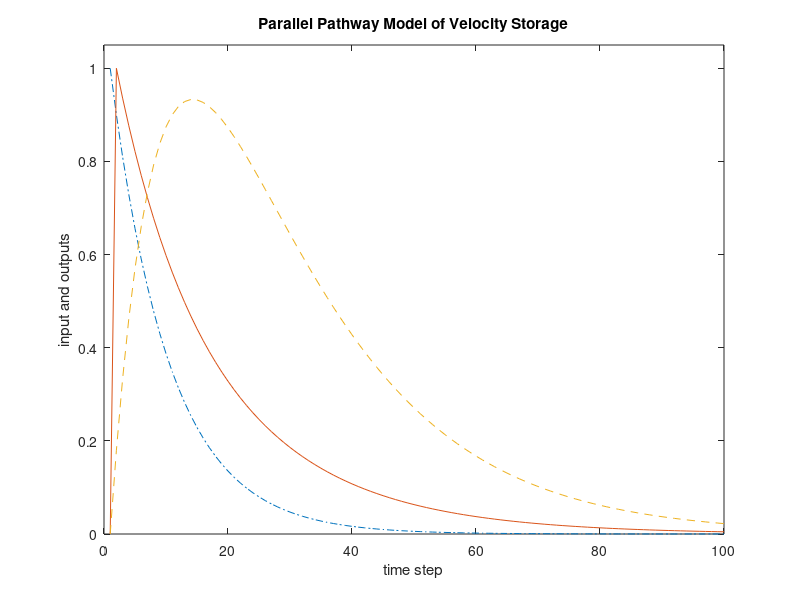

This figure's MATLAB source:
% sn2Raphan.m
% this script attempts a rough simulation
% of velocity storage as modeled by Raphan; 
% it has one input and two neurons

% set connection weights
v1=1;
v2=0.18;
w11=0;
w12=0.2;
w21=0;
w22=0.95;

% set geometric decay
% (nice for storage: gdk=0.9)
gdk=0.9;

% construct connectivity matrix
c=[v1,w11,w12;v2,w21,w22];

% set up inputs
tend=100;
t=1:tend;
x=(gdk).^(t-1);

% set up outputs
y=zeros(2,tend);

% find outputs
for i=2:tend,
    z=[x(i-1);y(:,i-1)];
    y(:,i)=c*z;
end

% plot results
clf
plot(t,x,'-.',t,y(1,:),t,y(2,:),'--')
axis([0 tend 0 1.05])
title('Parallel Pathway Model of Velocity Storage')
xlabel('time step')
ylabel('input and outputs')
